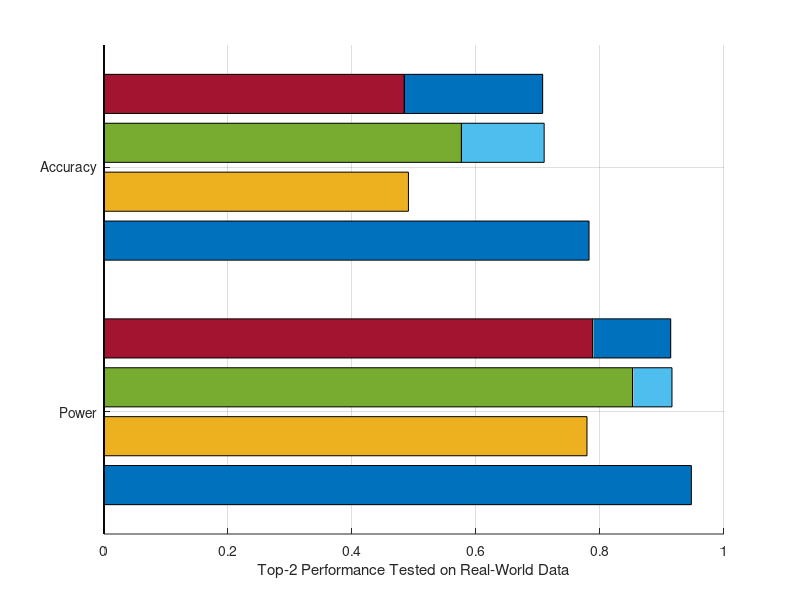

Reproduce this figure in MATLAB.
load('all_acc_train_on_real_compare_to_transfer2.mat');
load('all_pwr_train_on_real_compare_to_transfer2.mat');
load('all_acc_train_on_transfer_final_batch8.mat');
load('all_pwr_train_on_transfer_final_batch8.mat');
load('all_acc_train_on_transfer_final_batch8_beamsteer2.mat');
load('all_pwr_train_on_transfer_final_batch8_beamsteer2.mat');

all_acc_train_on_real4_compare_to_transfer = squeeze(mean(all_acc_train_on_real_compare_to_transfer2, 2));
all_pwr_train_on_real4_compare_to_transfer = squeeze(mean(all_pwr_train_on_real_compare_to_transfer2, 2));
all_acc_train_on_transfer_final = squeeze(mean(all_acc_train_on_transfer_final_batch8, 2));
all_pwr_train_on_transfer_final = squeeze(mean(all_pwr_train_on_transfer_final_batch8, 2));
all_acc_train_on_transfer_final_beamsteer = squeeze(mean(all_acc_train_on_transfer_final_batch8_beamsteer2, 2));
all_pwr_train_on_transfer_final_beamsteer = squeeze(mean(all_pwr_train_on_transfer_final_batch8_beamsteer2, 2));

% train_on_synth_measured_codebook = all_acc_train_on_real4_compare_to_transfer(2)

top_k = 1;
% num_data = 0:5:100;
% 
% plot(5:5:100, all_acc_train_on_real4_compare_to_transfer(top_k, :), '--s', "Color", "#0072BD");
% hold on
% plot(5:5:100, all_pwr_train_on_real4_compare_to_transfer(top_k, :), '-o', "Color", "#0072BD");
% hold on
% plot(0:5:100, all_acc_train_on_transfer_final(top_k, :), '--s', "Color", "#000000");
% hold on
% plot(0:5:100, all_pwr_train_on_transfer_final(top_k, :), '-o', "Color", "#000000");
% hold on
% plot(0:5:100, all_acc_train_on_transfer_final_beamsteer(top_k, :), '--s', "Color", "#946801");
% hold on
% plot(0:5:100, all_pwr_train_on_transfer_final_beamsteer(top_k, :), '-o', "Color", "#946801");
% hold on
% 
% xlabel('Number of Real Data Points Used for Training');
% ylabel('Accuracy / Relative Receive Power');
% 
% ylim([0.25, 1]);
% legend( 'Acc. (transfer learining)', 'Power (transfer learining)');
% legend('Acc. (trained on real)', ...
%     'Acc. (transfer learining) measured codebook', ...
%     'Acc. (transfer learining) unifrom codebook');

% acc
train_on_synth_m_acc = all_acc_train_on_transfer_final(top_k, 1);
train_on_synth_u_acc = all_acc_train_on_transfer_final_beamsteer(top_k, 1);
transfer_m_acc = all_acc_train_on_transfer_final(top_k, 5);
transfer_u_acc = all_acc_train_on_transfer_final_beamsteer(top_k, 5);
train_on_real_20_acc = all_acc_train_on_real4_compare_to_transfer(top_k, 4);
train_on_real_100_acc = all_acc_train_on_real4_compare_to_transfer(top_k, end);

% pwr
train_on_synth_m_pwr = all_pwr_train_on_transfer_final(top_k, 1);
train_on_synth_u_pwr = all_pwr_train_on_transfer_final_beamsteer(top_k, 1);
transfer_m_pwr = all_pwr_train_on_transfer_final(top_k, 5);
transfer_u_pwr = all_pwr_train_on_transfer_final_beamsteer(top_k, 5);
train_on_real_20_pwr = all_pwr_train_on_real4_compare_to_transfer(top_k, 4);
train_on_real_100_pwr = all_pwr_train_on_real4_compare_to_transfer(top_k, end);

% bars = [train_on_real_100_pwr, train_on_real_100_acc;
% train_on_real_20_pwr, train_on_real_20_acc;
% transfer_u_pwr, transfer_u_acc;
% transfer_m_pwr, transfer_m_acc;
% train_on_synth_u_pwr, train_on_synth_u_acc;
% train_on_synth_m_pwr, train_on_synth_m_acc;];
% 
% 
% barh(bars)
% xlim([0 1]);
% xlabel('Top-2 Accuracy Tested on Real-World Data');
% grid on;

acc_measured_cb = [train_on_synth_m_acc, transfer_m_acc-train_on_synth_m_acc];
acc_uniform_cb = [train_on_synth_u_acc, transfer_u_acc-train_on_synth_u_acc];
acc_train_on_real_20 = [train_on_real_20_acc, 0];
acc_train_on_real_100 = [train_on_real_100_acc, 0];

pwr_measured_cb = [train_on_synth_m_pwr, transfer_m_pwr-train_on_synth_m_pwr];
pwr_uniform_cb = [train_on_synth_u_pwr, transfer_u_pwr-train_on_synth_u_pwr];
pwr_train_on_real_20 = [train_on_real_20_pwr, 0];
pwr_train_on_real_100 = [train_on_real_100_pwr, 0];

% 
% % Y = [acc_train_on_real_100; acc_train_on_real_20; acc_measured_cb; acc_uniform_cb;];
% Y = [acc_uniform_cb;acc_measured_cb;acc_train_on_real_20;acc_train_on_real_100];
% 
% bar(Y, 'stacked');
% 
% grid on;

stackData = zeros(2,4,2);
stackData(1,:,:) = [pwr_train_on_real_100;pwr_train_on_real_20;pwr_measured_cb;pwr_uniform_cb;];
stackData(2,:,:) = [acc_train_on_real_100;acc_train_on_real_20;acc_measured_cb;acc_uniform_cb;];

groupLabels = {'Power', 'Accuracy'};

NumGroupsPerAxis = size(stackData, 1);
NumStacksPerGroup = size(stackData, 2);
% Count off the number of bins
groupBins = 1:NumGroupsPerAxis;
MaxGroupWidth = 0.8; % Fraction of 1. If 1, then we have all bars in groups touching
groupOffset = MaxGroupWidth/NumStacksPerGroup;
figure
    hold on; 
for i=1:NumStacksPerGroup
    Y = squeeze(stackData(:,i,:));
    
    % Center the bars:
    
    internalPosCount = i - ((NumStacksPerGroup+1) / 2);
    
    % Offset the group draw positions:
    groupDrawPos = (internalPosCount)* groupOffset + groupBins;
    
    h(i,:) = barh(Y, 'stacked');
    set(h(i,:),'BarWidth',0.8*groupOffset);
    set(h(i,:),'XData',groupDrawPos);
end
hold off;
set(gca,'YTickMode','manual');
set(gca,'YTick',1:NumGroupsPerAxis);
set(gca,'YTickLabelMode','manual');
set(gca,'YTickLabel',groupLabels);
grid on;
xlabel('Top-2 Performance Tested on Real-World Data')

